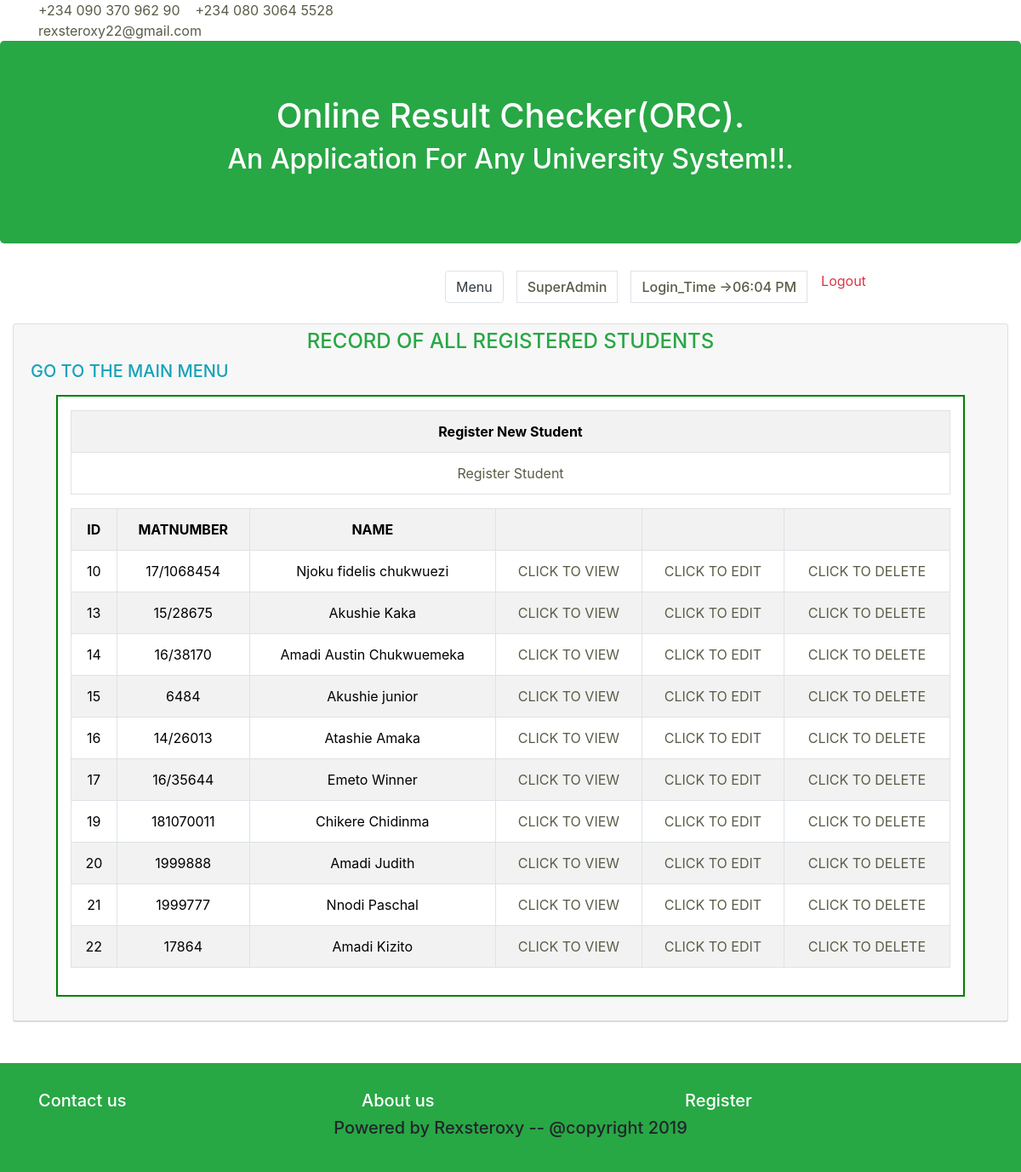
/admin/student/index.php (signed in), run on the app's committed database.
### tables this page shows
CREATE TABLE `student` (
  `id` int(225) NOT NULL,
  `name` varchar(255) NOT NULL,
  `email` varchar(255) NOT NULL,
  `institution` varchar(225) NOT NULL,
  `department` varchar(225) NOT NULL,
  `matnumber` varchar(225) NOT NULL,
  `time` timestamp NOT NULL DEFAULT CURRENT_TIMESTAMP ON UPDATE CURRENT_TIMESTAMP,
  `password` varchar(225) NOT NULL
);

### private/functions.php (called while the page is built, shortened)
<?php
function url_for($script_path) {
    if($script_path[0] != '/') {
      $script_path = "/" . $script_path;
        }
    return WWW_ROOT . $script_path;
    }
function h($string=""){
	return htmlspecialchars($string);
    }
function u($string=""){
	return urlencode($string);
}
?>

### private/student_query.php (called while the page is built, shortened)
<?php
function find_all_student(){
  global $db;
  $sql = "SELECT * FROM student ";
  $sql .= "ORDER BY id ASC";
  $student = mysqli_query($db, $sql);
  return $student;
}
?>

### public/admin/student/index.php (the view, shortened to what this page needs)
<?php
$students = find_all_student();
include(SHARED_PATH . '/admin_header.php');
?>
	<div class="container-fluid">
    <div class="row ">
        <div class="col-md-12 col-lg-12 col-sm-12">
				<div class="card">
            <div class="card-header">
            <div class="card-subtitle">
            <h4 class="text-success text-center">RECORD OF ALL REGISTERED STUDENTS</h4>
            <h5><a class="text-info" href="<?php echo url_for('/admin/index.php')?>">GO TO THE MAIN MENU</a></h5>
						<div id="attributes">
<table class="table table-striped table-bordered table-hover table-condensed text-center">
<tr>
		<th>Register New Student</th>
	</tr>
	<tr>
	<td><a class="action" href="<?php echo url_for('/admin/student/create_student.php');?>">Register Student</a></td>
	</tr>
</table>
<table class="table table-striped table-bordered table-hover table-condensed text-center">
	<tr>
		<th>ID</th>
		<th>MATNUMBER</th>
		<th>NAME</th>
		<th>&nbsp;</th>
  	    <th>&nbsp;</th>
        <th>&nbsp;</th>
	</tr>
	<?php while($student = mysqli_fetch_assoc($students)) {?>
		<tr>
			<td><?php echo h($student['id']); ?></td>
			<td><?php echo h($student['matnumber']); ?></td>
			<td><?php echo h($student['name']); ?></td>
			<td><a class="action" href="<?php echo url_for('/admin/student/show_student.php?id=' . $student['id']) ;?>">CLICK TO VIEW</a></td>
			<td><a class="action" href="<?php echo url_for('/admin/student/edit_student.php?id=' . $student['id']) ;?>">CLICK TO EDIT</a></td>
			<td><a class="action" href="<?php echo url_for('/admin/student/delete_student.php?id=' . h(u($student['id'])));?>">CLICK TO DELETE</a></td>
		</tr>
	<?php }?>
</table>
	</div>	</div>	</div>	</div>	</div>	</div>	</div>
<br><br>
<?php include(SHARED_PATH . '/admin_footer.php');?>

### public/css/mine.css (style rules this page uses)
#attributes { color:black; background: white; border: 2px solid green; padding: 1em 15px; margin: 1em 30px; width: auto px; }

### data on the page
student: id "10", matnumber "17/1068454", name "Njoku fidelis chukwuezi"
student: id "13", matnumber "15/28675", name "Akushie Kaka"
student: id "14", matnumber "16/38170", name "Amadi Austin Chukwuemeka"
student: id "15", matnumber "6484", name "Akushie junior"
student: id "16", matnumber "14/26013", name "Atashie Amaka"
student: id "17", matnumber "16/35644", name "Emeto Winner"
student: id "19", matnumber "181070011", name "Chikere Chidinma"
student: id "20", matnumber "1999888", name "Amadi Judith"
student: id "21", matnumber "1999777", name "Nnodi Paschal"
student: id "22", matnumber "17864", name "Amadi Kizito"

### other printed values
$_SESSION['level'] "SuperAdmin"
date('h:i A' ,$time) "06:04 PM"
